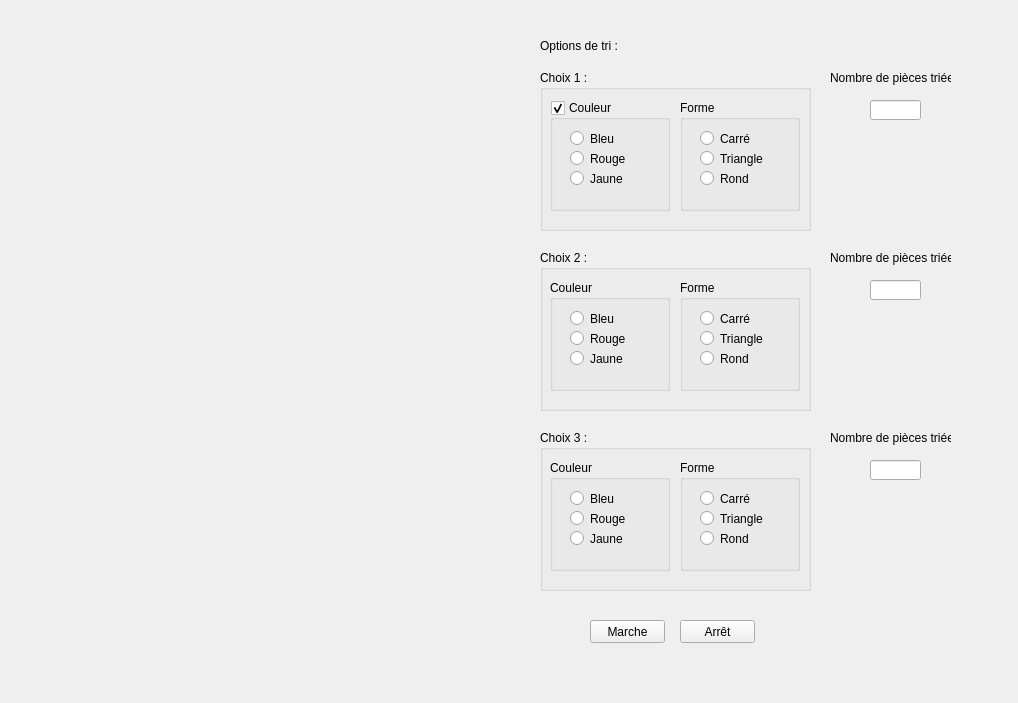
<?xml version="1.0" encoding="UTF-8"?>
<ui version="4.0">
 <class>fenetre</class>
 <widget class="QWidget" name="fenetre">
  <property name="geometry">
   <rect>
    <x>0</x>
    <y>0</y>
    <width>1018</width>
    <height>703</height>
   </rect>
  </property>
  <property name="windowTitle">
   <string>Form</string>
  </property>
  <widget class="QGroupBox" name="choix1">
   <property name="geometry">
    <rect>
     <x>540</x>
     <y>70</y>
     <width>271</width>
     <height>161</height>
    </rect>
   </property>
   <property name="title">
    <string>Choix 1 :</string>
   </property>
   <widget class="QGroupBox" name="couleur1">
    <property name="geometry">
     <rect>
      <x>10</x>
      <y>30</y>
      <width>120</width>
      <height>111</height>
     </rect>
    </property>
    <property name="title">
     <string>Couleur</string>
    </property>
    <property name="flat">
     <bool>false</bool>
    </property>
    <property name="checkable">
     <bool>true</bool>
    </property>
    <widget class="QRadioButton" name="jaune1">
     <property name="geometry">
      <rect>
       <x>20</x>
       <y>70</y>
       <width>82</width>
       <height>17</height>
      </rect>
     </property>
     <property name="text">
      <string>Jaune</string>
     </property>
    </widget>
    <widget class="QRadioButton" name="rouge1">
     <property name="geometry">
      <rect>
       <x>20</x>
       <y>50</y>
       <width>82</width>
       <height>17</height>
      </rect>
     </property>
     <property name="text">
      <string>Rouge</string>
     </property>
    </widget>
    <widget class="QRadioButton" name="bleu1">
     <property name="geometry">
      <rect>
       <x>20</x>
       <y>30</y>
       <width>82</width>
       <height>17</height>
      </rect>
     </property>
     <property name="text">
      <string>Bleu</string>
     </property>
     <property name="checked">
      <bool>false</bool>
     </property>
    </widget>
   </widget>
   <widget class="QGroupBox" name="forme1">
    <property name="geometry">
     <rect>
      <x>140</x>
      <y>30</y>
      <width>120</width>
      <height>111</height>
     </rect>
    </property>
    <property name="title">
     <string>Forme</string>
    </property>
    <widget class="QRadioButton" name="carre1">
     <property name="geometry">
      <rect>
       <x>20</x>
       <y>30</y>
       <width>82</width>
       <height>17</height>
      </rect>
     </property>
     <property name="text">
      <string>Carré</string>
     </property>
    </widget>
    <widget class="QRadioButton" name="triangle1">
     <property name="geometry">
      <rect>
       <x>20</x>
       <y>50</y>
       <width>82</width>
       <height>17</height>
      </rect>
     </property>
     <property name="text">
      <string>Triangle</string>
     </property>
    </widget>
    <widget class="QRadioButton" name="rond1">
     <property name="geometry">
      <rect>
       <x>20</x>
       <y>70</y>
       <width>82</width>
       <height>17</height>
      </rect>
     </property>
     <property name="text">
      <string>Rond</string>
     </property>
    </widget>
   </widget>
  </widget>
  <widget class="QGroupBox" name="choix2">
   <property name="geometry">
    <rect>
     <x>540</x>
     <y>250</y>
     <width>271</width>
     <height>161</height>
    </rect>
   </property>
   <property name="title">
    <string>Choix 2 :</string>
   </property>
   <widget class="QGroupBox" name="couleur2">
    <property name="geometry">
     <rect>
      <x>10</x>
      <y>30</y>
      <width>120</width>
      <height>111</height>
     </rect>
    </property>
    <property name="title">
     <string>Couleur</string>
    </property>
    <widget class="QRadioButton" name="jaune2">
     <property name="geometry">
      <rect>
       <x>20</x>
       <y>70</y>
       <width>82</width>
       <height>17</height>
      </rect>
     </property>
     <property name="text">
      <string>Jaune</string>
     </property>
    </widget>
    <widget class="QRadioButton" name="rouge2">
     <property name="geometry">
      <rect>
       <x>20</x>
       <y>50</y>
       <width>82</width>
       <height>17</height>
      </rect>
     </property>
     <property name="text">
      <string>Rouge</string>
     </property>
    </widget>
    <widget class="QRadioButton" name="bleu2">
     <property name="geometry">
      <rect>
       <x>20</x>
       <y>30</y>
       <width>82</width>
       <height>17</height>
      </rect>
     </property>
     <property name="text">
      <string>Bleu</string>
     </property>
    </widget>
   </widget>
   <widget class="QGroupBox" name="forme2">
    <property name="geometry">
     <rect>
      <x>140</x>
      <y>30</y>
      <width>120</width>
      <height>111</height>
     </rect>
    </property>
    <property name="title">
     <string>Forme</string>
    </property>
    <widget class="QRadioButton" name="carre2">
     <property name="geometry">
      <rect>
       <x>20</x>
       <y>30</y>
       <width>82</width>
       <height>17</height>
      </rect>
     </property>
     <property name="text">
      <string>Carré</string>
     </property>
    </widget>
    <widget class="QRadioButton" name="triangle2">
     <property name="geometry">
      <rect>
       <x>20</x>
       <y>50</y>
       <width>82</width>
       <height>17</height>
      </rect>
     </property>
     <property name="text">
      <string>Triangle</string>
     </property>
    </widget>
    <widget class="QRadioButton" name="rond2">
     <property name="geometry">
      <rect>
       <x>20</x>
       <y>70</y>
       <width>82</width>
       <height>17</height>
      </rect>
     </property>
     <property name="text">
      <string>Rond</string>
     </property>
    </widget>
   </widget>
  </widget>
  <widget class="QGroupBox" name="choix3">
   <property name="geometry">
    <rect>
     <x>540</x>
     <y>430</y>
     <width>271</width>
     <height>161</height>
    </rect>
   </property>
   <property name="title">
    <string>Choix 3 :</string>
   </property>
   <widget class="QGroupBox" name="couleur3">
    <property name="geometry">
     <rect>
      <x>10</x>
      <y>30</y>
      <width>120</width>
      <height>111</height>
     </rect>
    </property>
    <property name="title">
     <string>Couleur</string>
    </property>
    <widget class="QRadioButton" name="jaune3">
     <property name="geometry">
      <rect>
       <x>20</x>
       <y>70</y>
       <width>82</width>
       <height>17</height>
      </rect>
     </property>
     <property name="text">
      <string>Jaune</string>
     </property>
    </widget>
    <widget class="QRadioButton" name="rouge3">
     <property name="geometry">
      <rect>
       <x>20</x>
       <y>50</y>
       <width>82</width>
       <height>17</height>
      </rect>
     </property>
     <property name="text">
      <string>Rouge</string>
     </property>
    </widget>
    <widget class="QRadioButton" name="bleu3">
     <property name="geometry">
      <rect>
       <x>20</x>
       <y>30</y>
       <width>82</width>
       <height>17</height>
      </rect>
     </property>
     <property name="text">
      <string>Bleu</string>
     </property>
    </widget>
   </widget>
   <widget class="QGroupBox" name="forme3">
    <property name="geometry">
     <rect>
      <x>140</x>
      <y>30</y>
      <width>120</width>
      <height>111</height>
     </rect>
    </property>
    <property name="title">
     <string>Forme</string>
    </property>
    <widget class="QRadioButton" name="carre3">
     <property name="geometry">
      <rect>
       <x>20</x>
       <y>30</y>
       <width>82</width>
       <height>17</height>
      </rect>
     </property>
     <property name="text">
      <string>Carré</string>
     </property>
    </widget>
    <widget class="QRadioButton" name="triangle3">
     <property name="geometry">
      <rect>
       <x>20</x>
       <y>50</y>
       <width>82</width>
       <height>17</height>
      </rect>
     </property>
     <property name="text">
      <string>Triangle</string>
     </property>
    </widget>
    <widget class="QRadioButton" name="rond3">
     <property name="geometry">
      <rect>
       <x>20</x>
       <y>70</y>
       <width>82</width>
       <height>17</height>
      </rect>
     </property>
     <property name="text">
      <string>Rond</string>
     </property>
    </widget>
   </widget>
  </widget>
  <widget class="QPushButton" name="marche">
   <property name="geometry">
    <rect>
     <x>590</x>
     <y>620</y>
     <width>75</width>
     <height>23</height>
    </rect>
   </property>
   <property name="text">
    <string>Marche</string>
   </property>
  </widget>
  <widget class="QPushButton" name="arret">
   <property name="geometry">
    <rect>
     <x>680</x>
     <y>620</y>
     <width>75</width>
     <height>23</height>
    </rect>
   </property>
   <property name="text">
    <string>Arrêt</string>
   </property>
  </widget>
  <widget class="QLabel" name="optiondetri">
   <property name="geometry">
    <rect>
     <x>540</x>
     <y>30</y>
     <width>81</width>
     <height>31</height>
    </rect>
   </property>
   <property name="text">
    <string>Options de tri :</string>
   </property>
  </widget>
  <widget class="QLineEdit" name="nbpiece1">
   <property name="geometry">
    <rect>
     <x>870</x>
     <y>100</y>
     <width>51</width>
     <height>20</height>
    </rect>
   </property>
   <property name="text">
    <string/>
   </property>
   <property name="readOnly">
    <bool>true</bool>
   </property>
  </widget>
  <widget class="QLabel" name="nomcompteur1">
   <property name="geometry">
    <rect>
     <x>830</x>
     <y>70</y>
     <width>121</width>
     <height>16</height>
    </rect>
   </property>
   <property name="text">
    <string>Nombre de pièces triées :</string>
   </property>
  </widget>
  <widget class="QLineEdit" name="nbpiece2">
   <property name="geometry">
    <rect>
     <x>870</x>
     <y>280</y>
     <width>51</width>
     <height>20</height>
    </rect>
   </property>
   <property name="text">
    <string/>
   </property>
   <property name="readOnly">
    <bool>true</bool>
   </property>
  </widget>
  <widget class="QLabel" name="nomcompteur2">
   <property name="geometry">
    <rect>
     <x>830</x>
     <y>250</y>
     <width>121</width>
     <height>16</height>
    </rect>
   </property>
   <property name="text">
    <string>Nombre de pièces triées :</string>
   </property>
  </widget>
  <widget class="QLineEdit" name="nbpiece3">
   <property name="geometry">
    <rect>
     <x>870</x>
     <y>460</y>
     <width>51</width>
     <height>20</height>
    </rect>
   </property>
   <property name="text">
    <string/>
   </property>
   <property name="readOnly">
    <bool>true</bool>
   </property>
  </widget>
  <widget class="QLabel" name="nomcompteurx3">
   <property name="geometry">
    <rect>
     <x>830</x>
     <y>430</y>
     <width>121</width>
     <height>16</height>
    </rect>
   </property>
   <property name="text">
    <string>Nombre de pièces triées :</string>
   </property>
  </widget>
  <widget class="QWidget" name="video" native="true">
   <property name="geometry">
    <rect>
     <x>60</x>
     <y>130</y>
     <width>411</width>
     <height>391</height>
    </rect>
   </property>
  </widget>
 </widget>
 <resources/>
 <connections/>
</ui>
